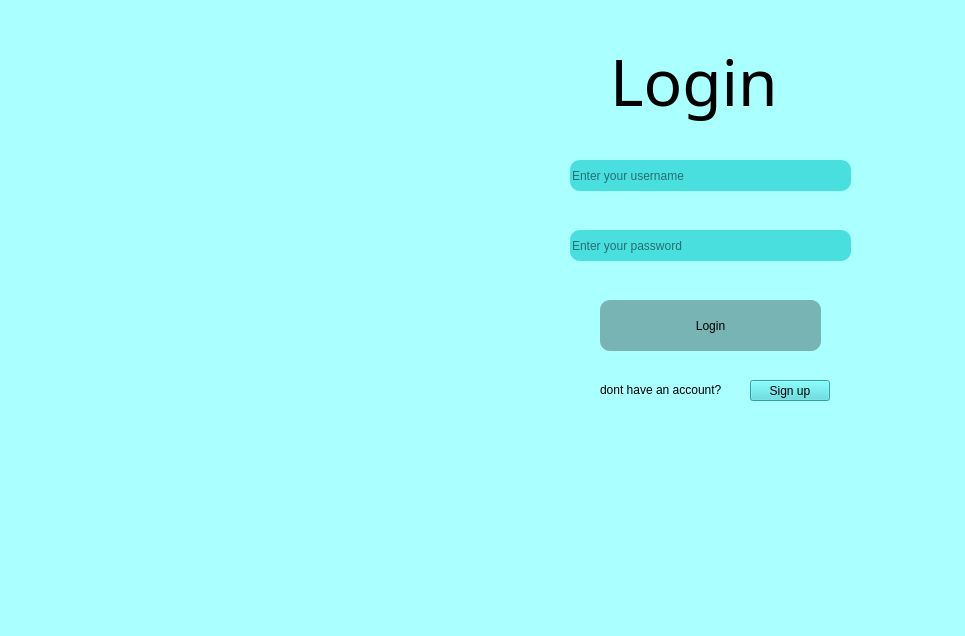
<?xml version="1.0" encoding="UTF-8"?>
<ui version="4.0">
 <class>MainWindow</class>
 <widget class="QMainWindow" name="MainWindow">
  <property name="geometry">
   <rect>
    <x>0</x>
    <y>0</y>
    <width>965</width>
    <height>636</height>
   </rect>
  </property>
  <property name="windowTitle">
   <string>MainWindow</string>
  </property>
  <property name="styleSheet">
   <string notr="true">background-color:rgb(170, 255, 255)
</string>
  </property>
  <widget class="QWidget" name="centralwidget">
   <widget class="QLabel" name="label">
    <property name="geometry">
     <rect>
      <x>610</x>
      <y>40</y>
      <width>170</width>
      <height>81</height>
     </rect>
    </property>
    <property name="font">
     <font>
      <family>STLiti</family>
      <pointsize>48</pointsize>
     </font>
    </property>
    <property name="styleSheet">
     <string notr="true">color:rgb(0, 0, 0)</string>
    </property>
    <property name="text">
     <string>Login</string>
    </property>
   </widget>
   <widget class="QLineEdit" name="lineEdit">
    <property name="geometry">
     <rect>
      <x>570</x>
      <y>160</y>
      <width>281</width>
      <height>31</height>
     </rect>
    </property>
    <property name="styleSheet">
     <string notr="true">color:rgb(0, 0, 0);
border-radius:10px;
background-color:rgb(74, 223, 223)</string>
    </property>
    <property name="placeholderText">
     <string>Enter your username</string>
    </property>
   </widget>
   <widget class="QLineEdit" name="lineEdit_2">
    <property name="geometry">
     <rect>
      <x>570</x>
      <y>230</y>
      <width>281</width>
      <height>31</height>
     </rect>
    </property>
    <property name="styleSheet">
     <string notr="true">color:rgb(0, 0, 0);
border-radius:10px;
background-color:rgb(74, 223, 223)</string>
    </property>
    <property name="placeholderText">
     <string>Enter your password</string>
    </property>
   </widget>
   <widget class="QPushButton" name="pushButton">
    <property name="geometry">
     <rect>
      <x>600</x>
      <y>300</y>
      <width>221</width>
      <height>51</height>
     </rect>
    </property>
    <property name="styleSheet">
     <string notr="true">color:rgb(0, 0, 0);
border-radius:10px;
background-color:rgb(120, 180, 180)</string>
    </property>
    <property name="text">
     <string>Login</string>
    </property>
   </widget>
   <widget class="QLabel" name="label_2">
    <property name="geometry">
     <rect>
      <x>600</x>
      <y>380</y>
      <width>149</width>
      <height>20</height>
     </rect>
    </property>
    <property name="styleSheet">
     <string notr="true">color:rgb(0, 0, 0)</string>
    </property>
    <property name="text">
     <string>dont have an account?</string>
    </property>
   </widget>
   <widget class="QPushButton" name="pushButton_2">
    <property name="geometry">
     <rect>
      <x>750</x>
      <y>380</y>
      <width>80</width>
      <height>21</height>
     </rect>
    </property>
    <property name="styleSheet">
     <string notr="true">background-color:rgb(74, 223, 223);
color:rgb(0, 0, 0)
</string>
    </property>
    <property name="text">
     <string>Sign up</string>
    </property>
   </widget>
   <widget class="QLabel" name="label_3">
    <property name="geometry">
     <rect>
      <x>10</x>
      <y>20</y>
      <width>461</width>
      <height>551</height>
     </rect>
    </property>
    <property name="text">
     <string/>
    </property>
    <property name="pixmap">
     <pixmap>../../../../../Downloads/DALL·E 2024-11-22 02.22.41 - A magical winter forest landscape at night, inspired by the uploaded image. The scene features snow-covered evergreen trees under a clear starry sky w.webp</pixmap>
    </property>
    <property name="scaledContents">
     <bool>true</bool>
    </property>
   </widget>
  </widget>
  <widget class="QMenuBar" name="menubar">
   <property name="geometry">
    <rect>
     <x>0</x>
     <y>0</y>
     <width>965</width>
     <height>25</height>
    </rect>
   </property>
  </widget>
 </widget>
 <resources/>
 <connections/>
</ui>
